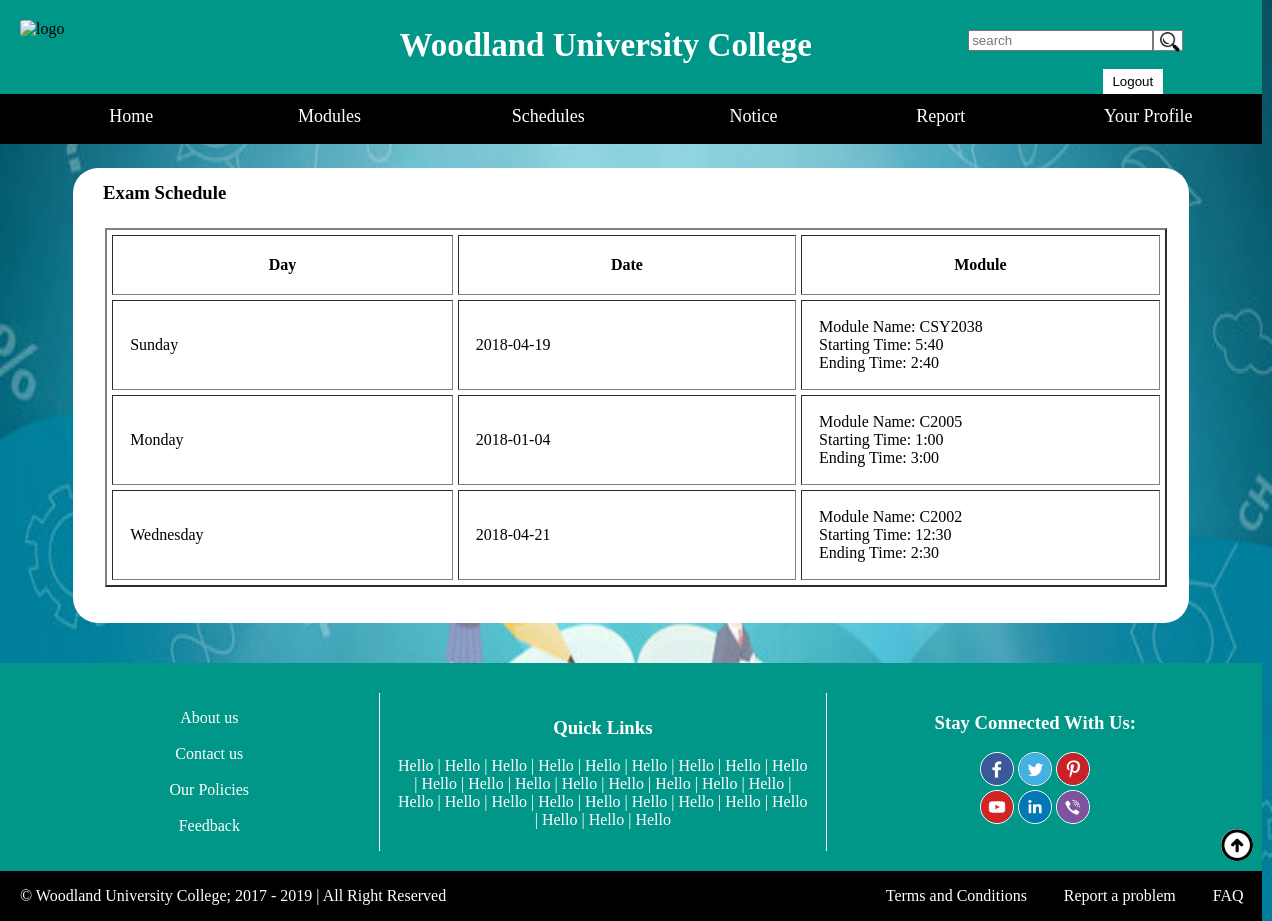
/student/exam-schedule.php (signed in), run on the app's committed database.
### tables this page shows
CREATE TABLE IF NOT EXISTS `etimetables` (
`etid` int(11) NOT NULL,
  `eday` varchar(255) NOT NULL,
  `edate` date NOT NULL,
  `emodule` varchar(255) NOT NULL,
  `estime` varchar(255) NOT NULL,
  `eetime` varchar(255) NOT NULL,
  `archiveID` int(11) NOT NULL
);

### student/exam-schedule.php (the view, shortened to what this page needs)
<?php
	require 'header.php';
?>
<section class="schedule-section">
	<div class="main-section-row3">
	<div class="main-section-row3col1">
		<h3>Exam Schedule</h3>
		<table border="2" cellpadding="10" cellspacing="5">
				<tr>
					<th style="padding: 20px;">Day</th>
					<th style="padding: 20px;">Date</th>
					<th style="padding: 20px;">Module</th>
				</tr>
				<?php
				$output = $pdo-> query("SELECT * FROM etimetables WHERE archiveID = 0");
				foreach ($output as $row) {?>
					<tr>
						<td style="padding: 17px; width: 320px;"> <?php echo $row['eday']?></td>
						<td style="padding: 17px; width: 320px;"> <?php echo $row['edate']?></td>
						<td style="padding: 17px; width: 340px;"> <?php echo "Module Name:  ".$row['emodule']." <br>"."Starting Time:  ".$row['estime']."<br> "."Ending Time:  ".$row['eetime'] ?></td>
					</tr>
					<?php }
				?>
		</table><br><br>
	</div>
</div>
</section>
<?php
	require 'footer.php';
?>

### student/header.php (shortened to what this page needs)
<!DOCTYPE html>
<html>
<head>
	<link rel="stylesheet" type="text/css" href="../css/index.css">
</head>
<body>
	<header id="header">
		<div class="left">
			<img src="../images/Woodlands_Logo.bmp" alt="logo">
		</div>
		<div class="mid">
			<h2>Woodland University College</h2>
		</div>
		<div class="right">
			<form method="POST" id="search">
				<input type="text" name="search" placeholder="search"><button><img src="../images/search.png"></button>
			</form>
		</div>
		<div class="rightdown">
			<button id="login"><a href="logout.php">Logout</a></button>
		</div>
	</header>
	<nav class="mainNav" id="mainNav">
		<ul>
			<li><a href="index.php">Home</a></li>
			<div class="dropdown">
			    <button class="dropbtn"><a >Modules</a></button>
			 </div>
			<div class="dropdown">
			    <button class="dropbtn"><a>Schedules</a></button>
			 </div>
			<li><a href="notice.php">Notice</a></li>
			<li><a href="grades.php">Report</a></li>
			<li><a href="profile.php">Your Profile</a></li>
		</ul>
	</nav>

### student/footer.php
	<span id="gotoTop"><a href="#header"><img src="../images/arrowup.png" height="32px" width="32px"></a></span>
	<footer>
		<div class="upperFooter">
			<div class="leftsideFooter">
			<ul>
				<li><a href="aboutus.php">About us</a></li><br>
				<li><a href="contactus.php">Contact us</a></li><br>
				<li><a href="#">Our Policies</a></li><br>
				<li><a href="#">Feedback</a></li>
			</ul>
			</div>
			<div class="middleFooter">
				<h3>Quick Links</h3>
				<a href="">Hello </a> |
				<a href="">Hello </a> |
				<a href="">Hello </a> |
				<a href="">Hello </a> |
				<a href="">Hello </a> |
				<a href="">Hello </a> |
				<a href="">Hello </a> |
				<a href="">Hello </a> |
				<a href="">Hello </a> |
				<a href="">Hello </a> |
				<a href="">Hello </a> |
				<a href="">Hello </a> |
				<a href="">Hello </a> |
				<a href="">Hello </a> |
				<a href="">Hello </a> |
				<a href="">Hello </a> |
				<a href="">Hello </a> |
				<a href="">Hello </a> |
				<a href="">Hello </a> |
				<a href="">Hello </a> |
				<a href="">Hello </a> |
				<a href="">Hello </a> |
				<a href="">Hello </a> |
				<a href="">Hello </a> |
				<a href="">Hello </a> |
				<a href="">Hello </a> |
				<a href="">Hello </a> |
				<a href="">Hello </a> |
				<a href="">Hello</a>
			</div>
			<div class="rightsideFooter">
				<h3>Stay Connected With Us:</h3>
				<a class="socialSites" href="https://www.facebook.com" target="_blank"> <img src="../images/facebook.png"> </a>
				<a class="socialSites" href="https://twitter.com" target="_blank"><img src="../images/twitter.png"></a>
				<a class="socialSites" href="https://www.pinterest.com" target="_blank"><img src="../images/pinterest.png"></a><br>
				<a class="socialSites" href="https://www.youtube.com" target="_blank"><img src="../images/youtube.png"></a>
				<a class="socialSites" href="https://www.linkedin.com" target="_blank"><img src="../images/linkedin.png"></a>
				<a class="socialSites" href="https://www.viber.com" target="_blank"><img src="../images/viber.png"></a>
			</div>
		</div>
		<div class="lowerFooter">
			<div class="lowerLeftFooter">
				<p>&copy; Woodland University College; 2017 - <?php echo date('Y'); ?> | All Right Reserved</p>
			</div>
			<div class="lowerRightFooter">
				<nav>
					<ul>
						<li><a href="">Terms and Conditions</a></li>
						<li><a href="">Report a problem</a></li>
						<li><a href="">FAQ</a></li>
					</ul>
				</nav>
			</div>
		</div>
	</footer>
</body>
</html>

### css/index.css (style rules this page uses)
body { margin:0px; background-image: url(../images/background6.jpg); background-size: 100% 100%; background-attachment: fixed; background-repeat: no-repeat; width: 1262px; }
header { display: flex; flex-direction: row; background: #009688; width: 100%; }
a { text-decoration: none; color: blue; }
.left { width: 33%; }
.left img { margin: 20px; height:60px; width:120px; border-radius: 10%; }
.mid { width: 40%; padding-left: 20px; font-size: 22px; }
.mid h2 { color:white; }
.right { width: 27%; padding-top: 30px; }
.right input { margin-left: 35%; }
.rightdown { width: 8%; height: 5%; margin-top: 5.5%; }
#search button { background: white; border: .5px gray solid; position: absolute; height: 21px; width: 30px; }
#search button img { height: 20px; width: 20px; }
#login { width: 60px; height: 25px; background: white; float: left; margin-left: -73%; border:none; }
#login a { color: black; text-decoration: none; }
.mainNav { background: black; margin-top: -16px; display: block; height: 50px; position: sticky; z-index: 999; width: 100%; transition: 0.2s; }
.mainNav ul { display: flex; flex-direction: row; justify-content: space-around; }
.mainNav ul li { list-style: none; padding-top: 12px; overflow: hidden; }
.mainNav ul li a { color:white; text-decoration: none; font-size: 18px; }
.dropdown { float: left; overflow: hidden; font-size: 18px; }
.dropbtn { padding-top: 12px; color: white; }
.dropbtn a { color: white; text-decoration: none; font-size: 18px; }
.dropdown .dropbtn { font-size: 16px; border: none; outline: none; color: white; background-color: inherit; font-family: inherit; margin: 0; transition: width 5s ; }
section { margin-top: -16px; display: flex; flex-direction: column; }
#gotoTop { float: right; display: block; z-index: 999; position: fixed; left: 96%; top: 90%; }
#gotoTop img { margin: 0; border-radius: 50%; }
footer { width: 100%; background-color: #009688; color: white; text-align: center; padding-top: 30px; display: flex; flex-direction: column; }
footer ul li { list-style: none; }
footer a { text-decoration: none; color:white; }
.upperFooter { display: flex; padding-bottom: 20px; }
.leftsideFooter { width: 30%; border-right: 1px solid white; }
.middleFooter { width: 33%; padding: 5px 15px; }
.rightsideFooter { width: 33%; border-left: 1px solid white; }
.rightsideFooter img { height: 32px; width: 32px; }
.socialSites img { border: 0.000625em solid white; border-radius: 50%; transition: -webkit-width 1s, height 1s, transform 2s; transition: -o-width 1s, height 1s, transform 2s; transition: -moz-width 1s, height 1s, transform 2s; transition: width 1s, height 1s, transform 2s; }
.lowerFooter { display: flex; background: black; color: white; width: 100%; }
.lowerLeftFooter { width: 65%; text-align: left; padding-left: 20px; }
.lowerRightFooter { width: 35%; }
.lowerRightFooter ul { display: flex; justify-content: space-around; }
.main-section-row0, .main-section-row1, .main-section-row2, .main-section-row3 { display: flex; width: 90%; padding-left: 5%; }
.main-section-row0 h3, .main-section-row1 h3, .main-section-row2 h3, .main-section-row3col1 h3 { position: relative; top: -5px; left: 20px; }
.main-section-row3col1 { background-color: white; padding-left: 10px; margin: 40px 10px; border-radius: 25px; }
.main-section-row3col1 table { margin: 0 2%; }

### data on the page
etimetables: eday "Sunday", edate "2018-04-19", emodule "CSY2038", estime "5:40", eetime "2:40"
etimetables: eday "Monday", edate "2018-01-04", emodule "C2005", estime "1:00", eetime "3:00"
etimetables: eday "Wednesday", edate "2018-04-21", emodule "C2002", estime "12:30", eetime "2:30"
